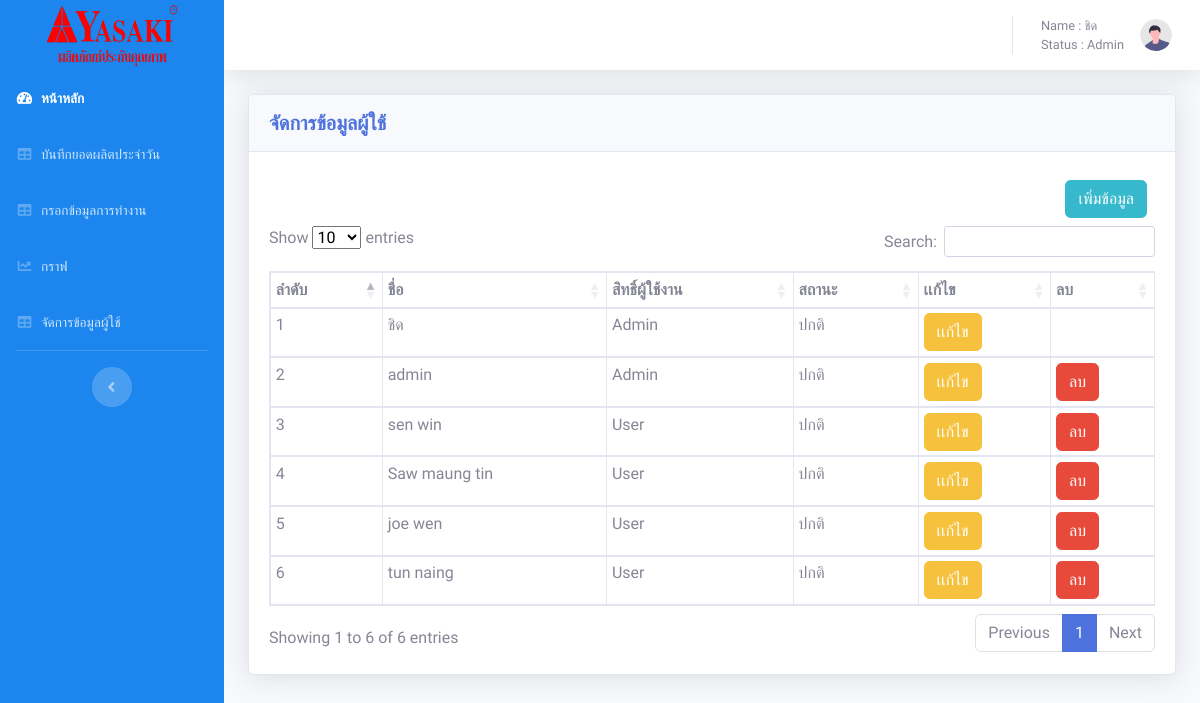
/admin/user.php (signed in), run on an earlier commit of the app's database.
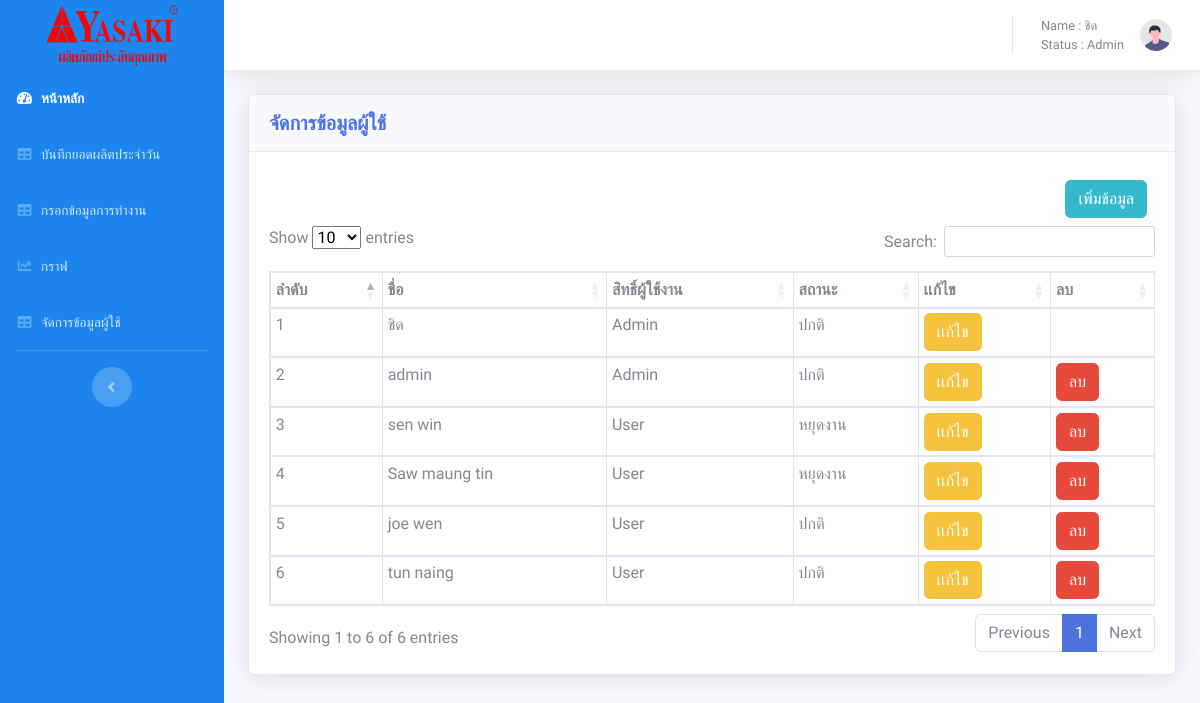
And on a later commit of the database.
### tables this page shows
CREATE TABLE `users` (
  `u_id` int(11) NOT NULL,
  `u_usersname` varchar(50) NOT NULL,
  `u_pssaword` int(20) NOT NULL,
  `Status` varchar(20) NOT NULL,
  `std2` varchar(50) NOT NULL,
  `mac_id` varchar(50) NOT NULL,
  `b_id` varchar(50) NOT NULL
);

### admin/user.php (the view, shortened to what the changed rows need)
<?php
include "config.php";
?>
<!DOCTYPE html>
<html lang="en">
<head>
      <link href="vendor/fontawesome-free/css/all.min.css" rel="stylesheet" type="text/css">
      <link href="css/sb-admin-2.min.css" rel="stylesheet">
      <link rel="stylesheet" type="text/css" href="https://cdn.datatables.net/1.12.1/css/dataTables.bootstrap5.min.css">
      <link rel="stylesheet" type="text/css" href="https://cdn.datatables.net/buttons/2.2.3/css/buttons.bootstrap5.min.css">
</head>
<body id="page-top" style="font-family: 'Pridi', serif;">
      <div id="wrapper">
            <div id="content-wrapper" class="d-flex flex-column">
                  <div id="content">
                        <div class="container-fluid">
                              <div class="row">
                                    <div class="col-sm-12">
                                          <div class="card shadow mb-4">
                                                <div class="card-body">
                                                      <table class="table table-bordered table-sm" id="dataTable" width="100%" cellspacing="0">
                                                            <thead>
                                                                  <tr>
                                                                        <th>ลำดับ</th>
                                                                        <th>ชื่อ</th>
                                                                        <th>สิทธิ์ผู้ใช้งาน</th>
                                                                        <th>สถานะ</th>
                                                                        <th>เเก้ไข</th>
                                                                        <th>ลบ</th>
                                                                  </tr>
                                                            </thead>
                                                            <tbody>
                                                                  <?php
                                                                  $sql = "SELECT * FROM `users`";
                                                                  $re = mysqli_query($conn, $sql);
                                                                  foreach ($re as $k => $row) {
                                                                  ?>
                                                                        <tr>
                                                                              <td><?= ($k + 1) ?></td>
                                                                              <td><?= $row["u_usersname"]; ?></td>
                                                                              <td><?= $row["Status"]; ?></td>
                                                                              <td><?= $row["std2"]; ?></td>
                                                                              <td><a href="post/edit.php?id=<?= $row["u_id"]; ?>"><button class="btn btn-warning ">เเก้ไข</button></a></td>
                                                                              <?php
                                                                              if ($row["u_usersname"] == $_SESSION["user"]) {
                                                                                    echo '<td></td>';
                                                                              } else {
                                                                              ?>
                                                                                    <td><a href="post/del.php?id=<?= $row["u_id"]; ?>" ><button  class="btn btn-danger " OnClick="return chkdel();" >ลบ</button></a></td>
                                                                              <?php
                                                                              }
                                                                              ?>
                                                                        </tr>
                                                                  <?php
                                                                  }
                                                                  ?>
                                                            </tbody>
                                                      </table>
                                                </div>
                                          </div>
                                    </div>
                              </div>
                        </div>
                  </div>
            </div>
      </div>
</body>
</html>

What changed in the data, as far as the page shows it:
changed users "sen win": std2 "ปกติ" → "หยุดงาน"
changed users "Saw maung tin": std2 "ปกติ" → "หยุดงาน"
